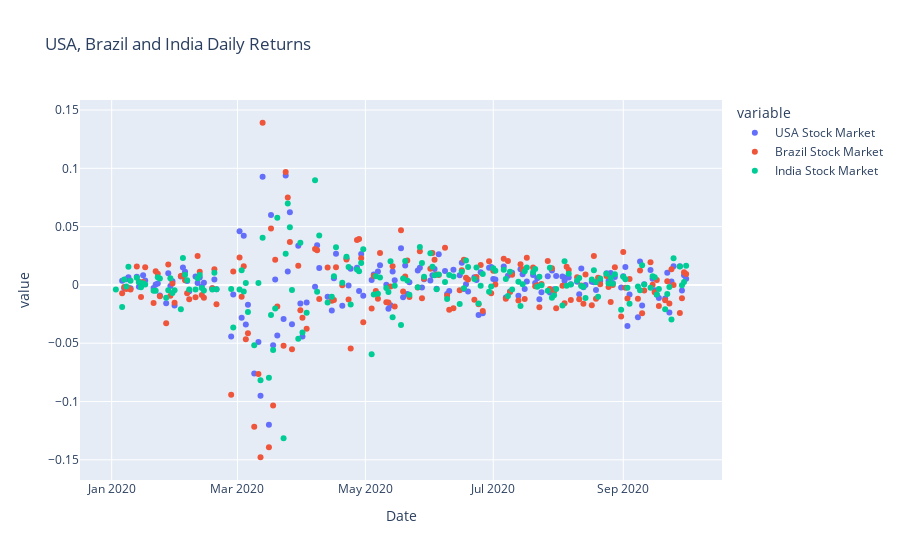

Notebook code cell kept with this figure:
### Code cell
#Plot USA, Brazil and India Daily Returns on same plot
import plotly.express as px
scatter_global_daily_returns = px.scatter((global_daily_returns), title = 'USA, Brazil and India Daily Returns')
scatter_global_daily_returns

### Figure 1 — Plotly figure (JSON) as saved in the notebook; plotly's stock layout.template omitted (floating-point values rounded to 4 significant figures; data arrays with more than 128 entries replaced by an {"elided": "..."} marker saying what was removed)
{"data": [{"hovertemplate": "variable=USA Stock Market<br>Date=%{x}<br>value=%{y}<extra></extra>", "legendgroup": "USA Stock Market", "marker": {"color": "#636efa", "symbol": "circle"}, "mode": "markers", "name": "USA Stock Market", "orientation": "v", "showlegend": true, "type": "scatter", "x": {"elided": "178 str values"}, "xaxis": "x", "y": {"elided": "178 float values"}, "yaxis": "y"}, {"hovertemplate": "variable=Brazil Stock Market<br>Date=%{x}<br>value=%{y}<extra></extra>", "legendgroup": "Brazil Stock Market", "marker": {"color": "#EF553B", "symbol": "circle"}, "mode": "markers", "name": "Brazil Stock Market", "orientation": "v", "showlegend": true, "type": "scatter", "x": {"elided": "178 str values"}, "xaxis": "x", "y": {"elided": "178 float values"}, "yaxis": "y"}, {"hovertemplate": "variable=India Stock Market<br>Date=%{x}<br>value=%{y}<extra></extra>", "legendgroup": "India Stock Market", "marker": {"color": "#00cc96", "symbol": "circle"}, "mode": "markers", "name": "India Stock Market", "orientation": "v", "showlegend": true, "type": "scatter", "x": {"elided": "178 str values"}, "xaxis": "x", "y": {"elided": "178 float values"}, "yaxis": "y"}], "layout": {"autosize": true, "legend": {"title": {"text": "variable"}, "tracegroupgap": 0}, "title": {"text": "USA, Brazil and India Daily Returns"}, "xaxis": {"anchor": "y", "autorange": true, "domain": [0, 1], "range": ["2019-12-17 12:13:08.897", "2020-10-17 11:46:51.103"], "title": {"text": "Date"}, "type": "date"}, "yaxis": {"anchor": "x", "autorange": true, "domain": [0, 1], "range": [-0.1688, 0.1601], "title": {"text": "value"}, "type": "linear"}}}
